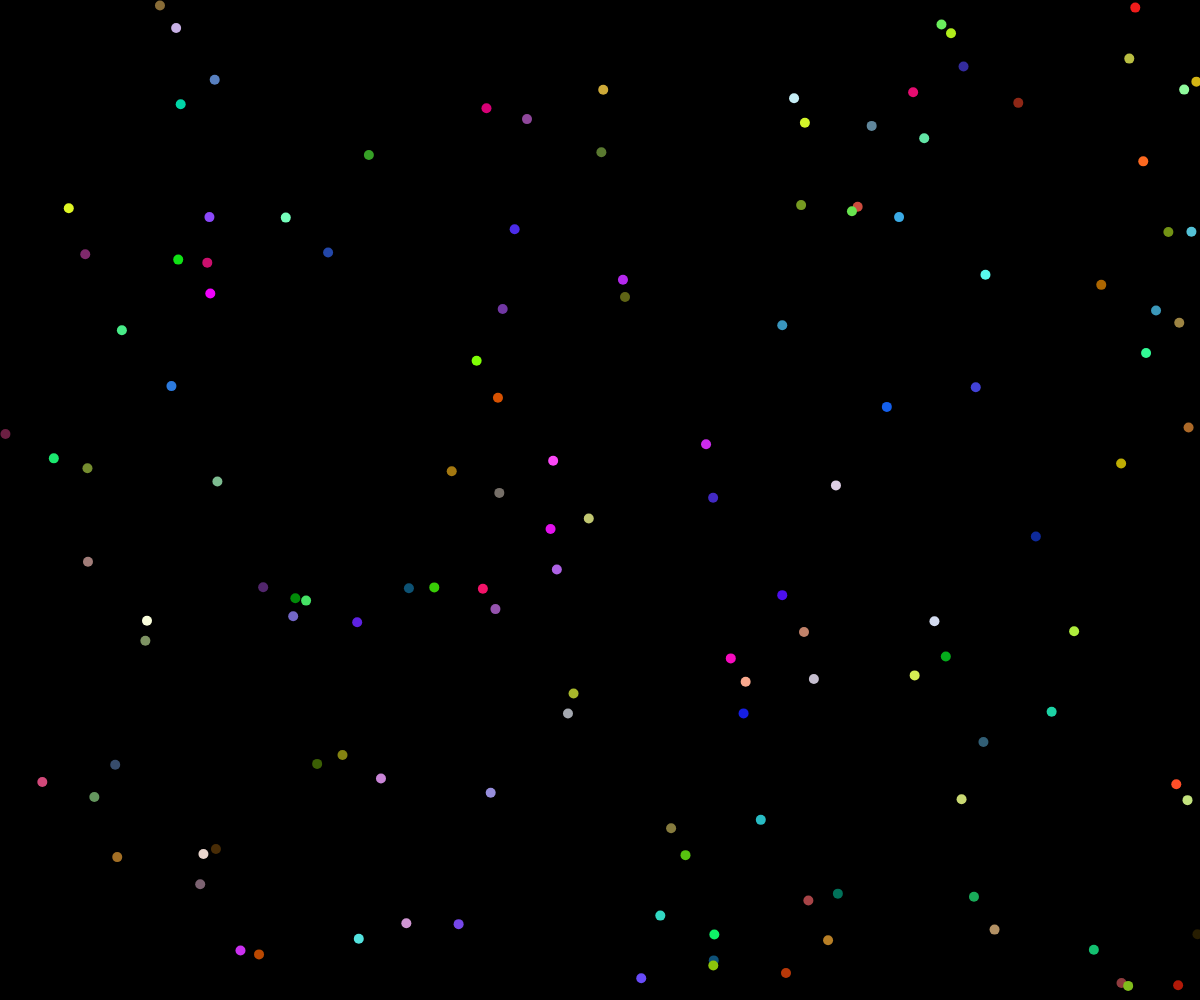
Frame 1 (no input)
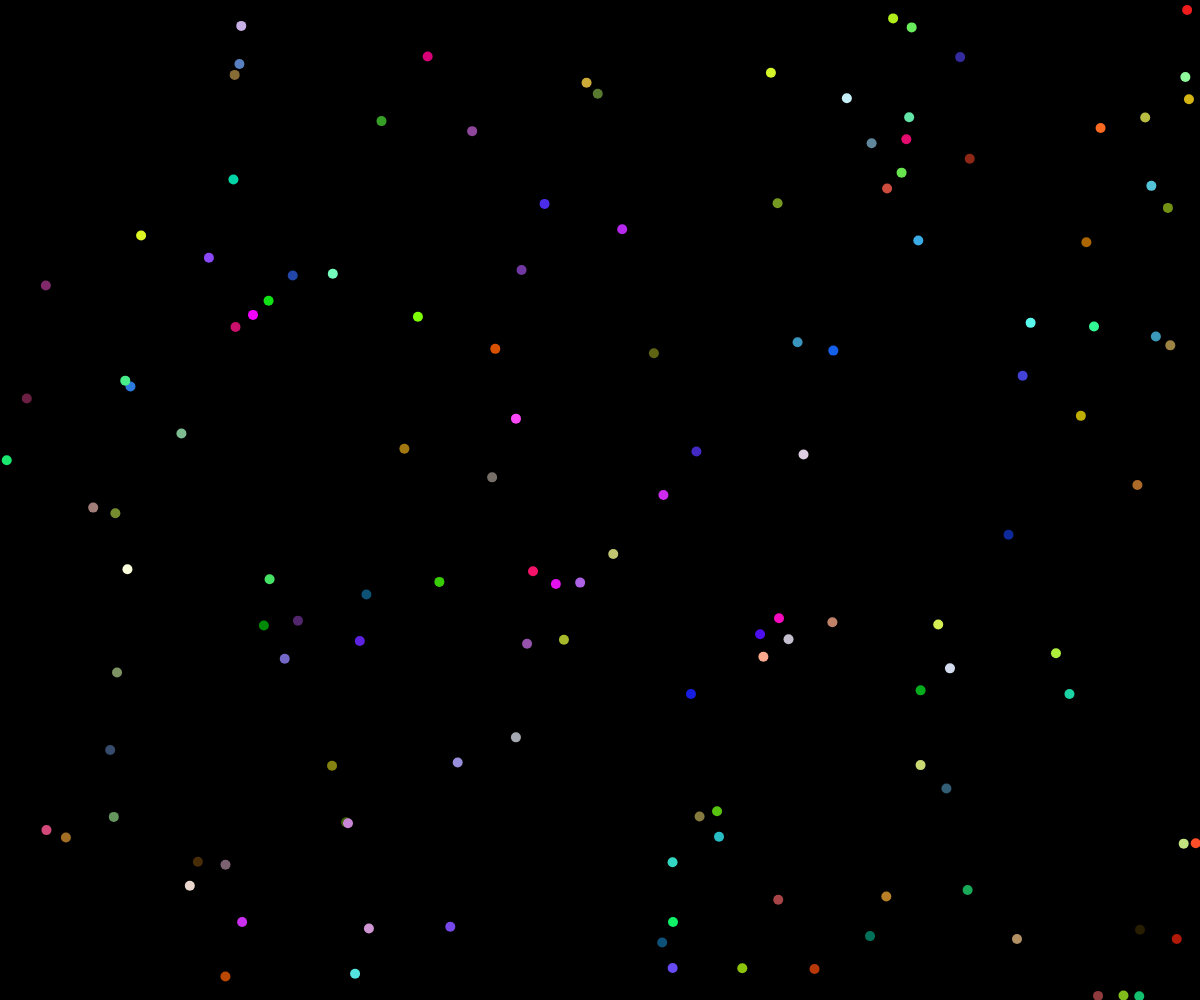
Frame 60 (no input)
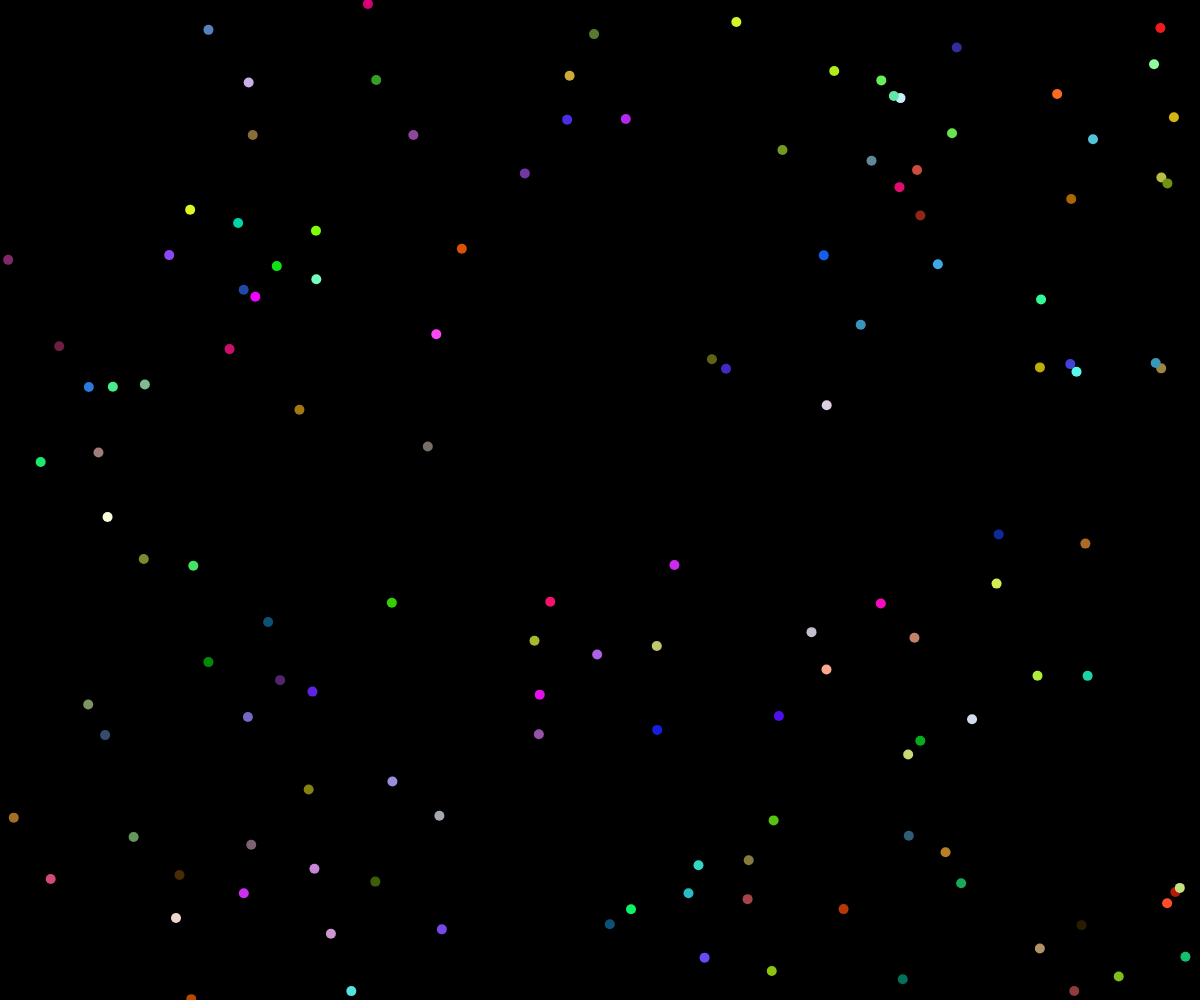
Frame 120 (the mouse pressed at the canvas centre since frame 60)

The p5.js sketch that drew these frames (run headless with seeded random() and noise() and a simulated clock; from frame 60 on, the mouse is pressed at the canvas centre):

// p5.js sketch
// ── sketch.js
const particles = [];

function setup() {
    createCanvas(window.innerWidth, window.innerHeight);
    
    const particlesLength = Math.floor(window.innerWidth / 9);
    
    for (let i = 0; i < particlesLength; i++) {
        particles.push(new Particle());     
    }
}

function draw() {
    background(0);
    particles.forEach((p, index) => {
        p.update();
        p.draw();
        // p.checkParticles(particles.slice(index));
        p.repel();
    })
}

function windowResized() {
    resizeCanvas(windowWidth, windowHeight);
  }

class Particle {
    constructor() {
        //POSITION
        this.pos = createVector(random(width), random(height));
        //VELOCITY
        this.vel = createVector(random(-1, 1), random(-1, 1));
        //SIZE
        this.size = 10;

        this.r = random(0, 255);
        this.g = random(0, 255);
        this.b = random(0, 255);
    }

    //Update movement by adding velocity
    update(){
        this.pos.add(this.vel);
        this.edges();
    }

    //draw single particle
    draw() {
        noStroke();
        fill(this.r,this.g, this.b)
        circle(this.pos.x, this.pos.y, this.size);
    }

    //Detect edges
    edges() {
        if(this.pos.x < 0 || this.pos.x > width) {
            this.vel.x *= -1;
        }
        if(this.pos.y < 0 || this.pos.y > height) {
            this.vel.y *= -1;
        }
    }

    // Connect particles
    // checkParticles(particles) {
    //     particles.forEach(particle => {
    //         const d = dist(this.pos.x, this.pos.y, particle.pos.x, particle.pos.y);
    //         if (d < 120) {
    //             stroke(this.r,this.g, this.b);
    //             line(this.pos.x, this.pos.y, particle.pos.x, particle.pos.y)
    //         }
    //     });
    // };

    repel() {
        this.pos.x = constrain(this.pos.x, 0, width);
        this.pos.y = constrain(this.pos.y, 0, height);
        let distance = dist(this.pos.x, this.pos.y, mouseX, mouseY);
        let mouse = createVector(mouseX, mouseY);
        let difference = p5.Vector.sub(mouse, this.pos);
        difference.setMag(1);
        //If the mouse comes near a particle, it moves away
        if (distance < 400) {
          this.pos.sub(difference);
        }
      }
}
